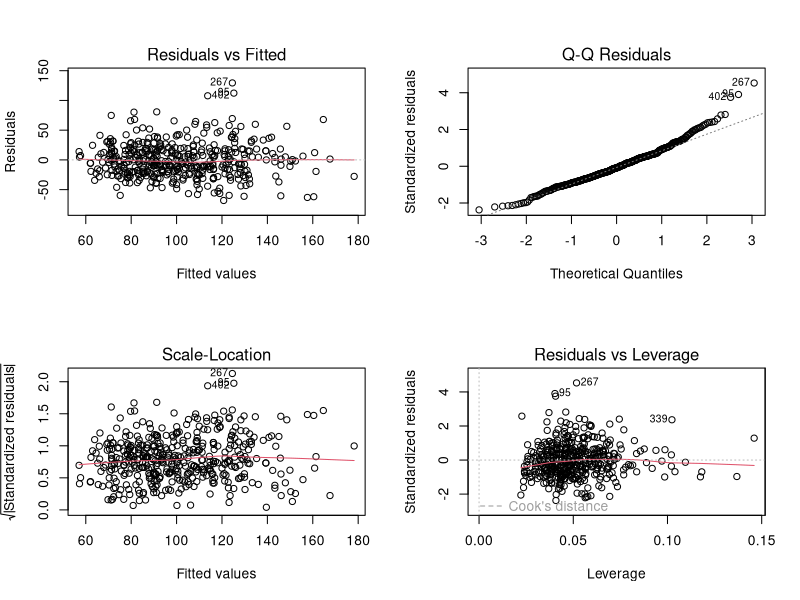
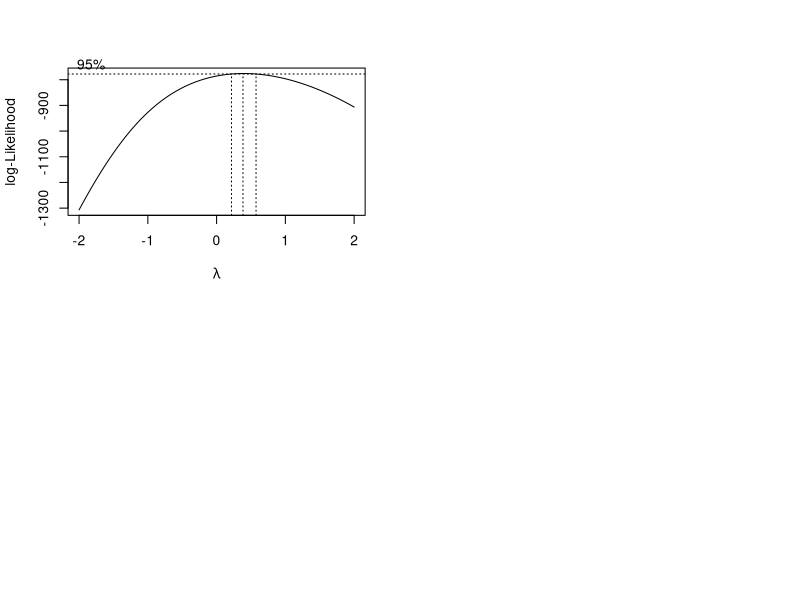
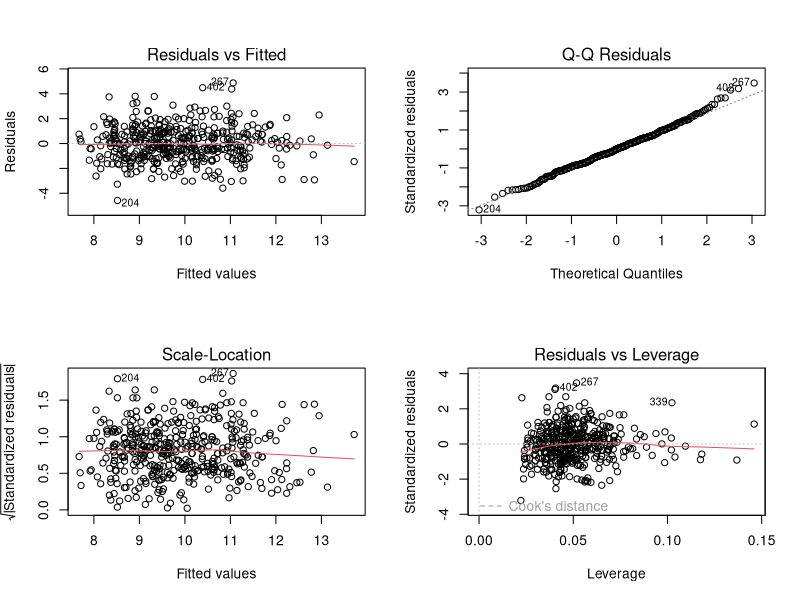
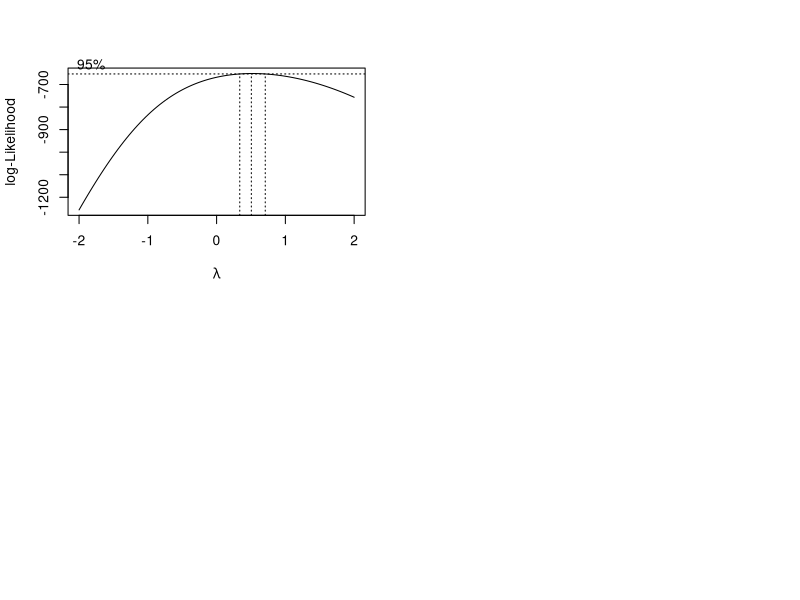
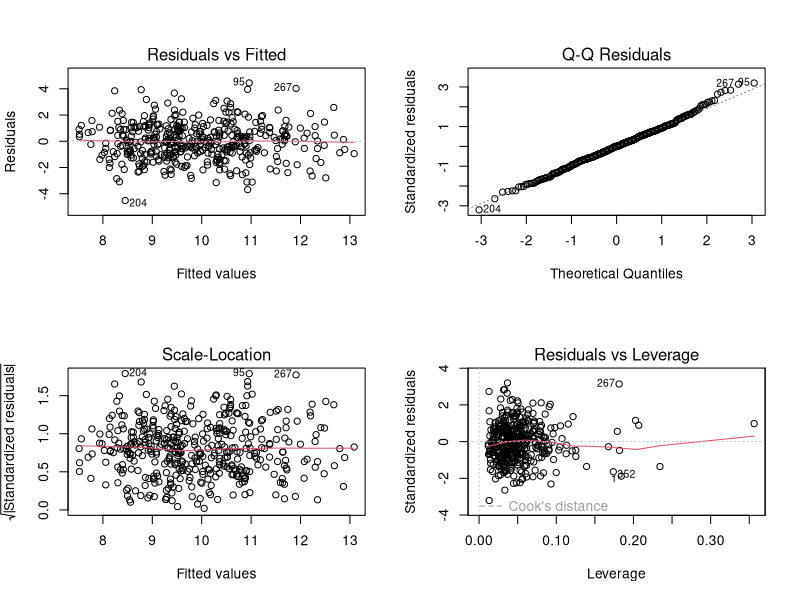
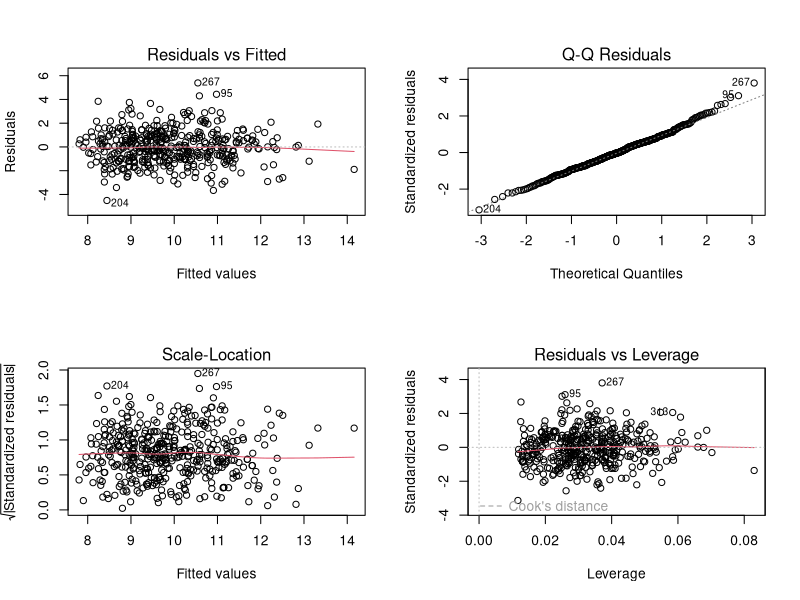
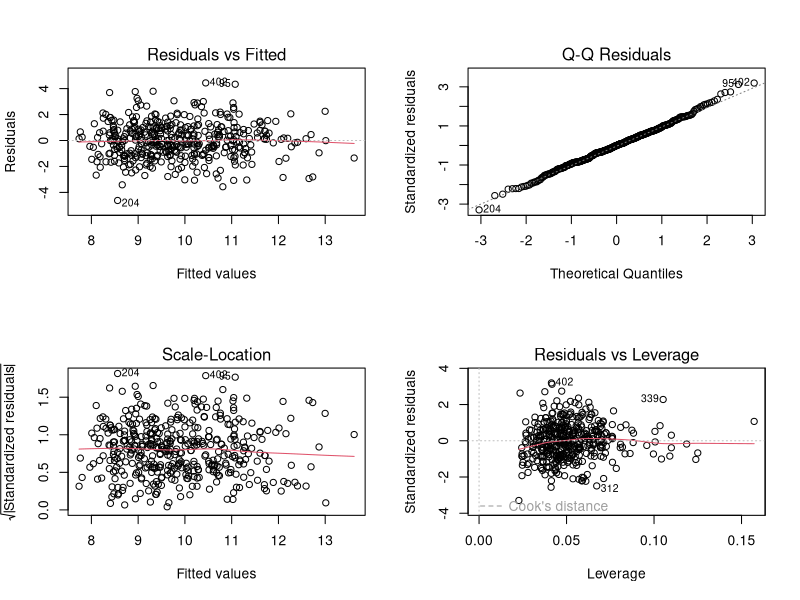
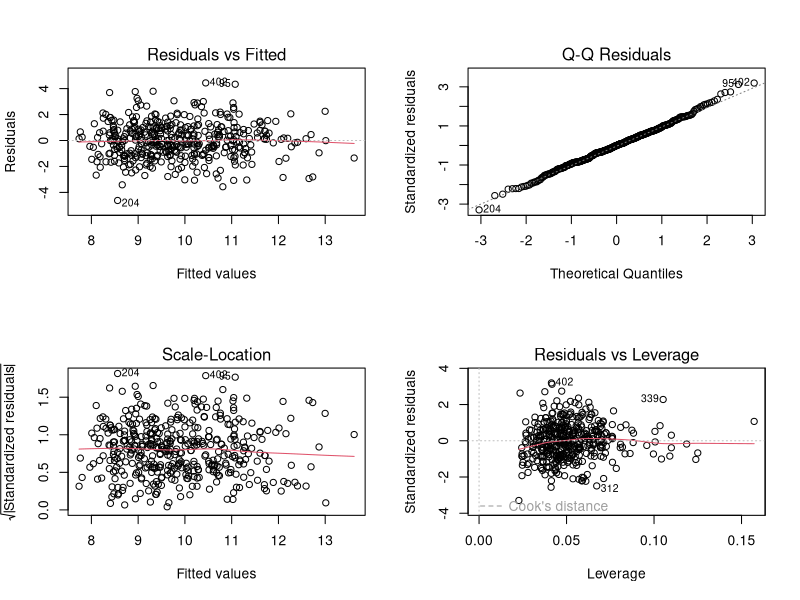

Reproduce these figures in R, in order.
## ---- chunk 1
library(MASS)
library(leaps)
## ---- chunk 2
# import data 
df = read.csv('data/data_clean.csv')
# remove location column
df = df[-4]

df
## ---- chunk 3
# change categorical variables to R Factors
df$size = as.factor(df$size)
df$python = as.factor(df$python)
df$visual_software = as.factor(df$visual_software)
df$ML_software = as.factor(df$ML_software)
df$spark = as.factor(df$spark)
df$aws = as.factor(df$aws)
df$excel = as.factor(df$excel)
df$sql = as.factor(df$sql)
df$sas = as.factor(df$sas)
df$hadoop = as.factor(df$hadoop)
df$degree = as.factor(df$degree)
df$in_CA = as.factor(df$in_CA)
df$senior_status = as.factor(df$senior_status)
## ---- chunk 4
model1 = lm(avg_salary_k~., data=df)
summary(model1)
## ---- chunk 5
# Model diagnostics
par(mfrow=c(2, 2))
plot(model1)
## ---- chunk 6
boxcox(model1, data=df)
## ---- chunk 7
df_sqrtY = df
df_sqrtY$avg_salary_k = sqrt(df$avg_salary_k)
## ---- chunk 8
model1_sqrt = lm(avg_salary_k~., data=df_sqrtY)
summary(model1_sqrt)
## ---- chunk 9
# model diagnostics
par(mfrow=c(2, 2))
plot(model1_sqrt)
## ---- chunk 10
# Second order interaction model
model2 = lm(avg_salary_k~(.)^2, data=df)
summary(model2)
## ---- chunk 11
boxcox(model2, data=df)
## ---- chunk 12
# Second order interaction model
model2_sqrtY = lm(avg_salary_k~(.)^2, data=df_sqrtY)
summary(model2_sqrtY)
## ---- chunk 13
fit0 = lm(avg_salary_k~1, data=df_sqrtY)
step.aic = stepAIC(fit0, scope=list(upper=model2_sqrtY, lower=fit0), trace=FALSE)
step.aic$anova
## ---- chunk 14
# fit selected model
model2_aic = lm(avg_salary_k ~ senior_status + in_CA + python + degree + visual_software + 
    age + rating + sas + aws + ML_software + hadoop + sql + python:aws + 
    in_CA:ML_software + age:ML_software + age:rating + python:rating + 
    visual_software:hadoop + python:hadoop + sas:sql, data=df_sqrtY)
summary(model2_aic)
## ---- chunk 15
# model diagnostics
par(mfrow=c(2, 2))
plot(model2_aic)
## ---- chunk 16
fit0 = lm(avg_salary_k~1, data=df_sqrtY)
step.aic = stepAIC(fit0, scope=list(upper=model1_sqrt, lower=fit0), trace=FALSE)
step.aic$anova
## ---- chunk 17
# fit the selected model
model1_aic = lm(avg_salary_k ~ senior_status + in_CA + python + degree + visual_software + 
    age + rating + sas + aws + ML_software + excel + hadoop, data=df_sqrtY)
summary(model1_aic)
## ---- chunk 18
# model diagnostics
par(mfrow=c(2, 2))
plot(model1_aic)
## ---- chunk 19
#Bonferonni outlier test
library(car)
outlierTest(model1_aic,cutoff=0.05,nmax=15)
## ---- chunk 20
#Cook's distance
library(base)
Cookvalue=4/(length(df$avg_salary_k*summary(model2_aic)$df[2])) #Cook's distance threshold model 2
Cookvalue
cooks.distance(model2_aic)[267] #Cook's distance for our outlier from the Bonferonni test
## ---- chunk 21
# check for points outlying in X
leverage = influence(model2_aic)$hat # leverage values
list=leverage[leverage > 2*length(model2_aic$coefficients)/length(model2_aic$residuals)] #outliers in X
list
Cooks_distances=cooks.distance(model2_aic)[attributes(list)$names] #none of the outliers in X are influential
High_influence_vars=Cooks_distances[Cooks_distances>Cookvalue]
High_influence_vars
## ---- chunk 22
df_out = df_sqrtY[-c(as.numeric(attributes(High_influence_vars)$names)), ]
head(df_out)
## ---- chunk 23
model1N = lm(avg_salary_k~., data=df_out)
summary(model1N)

# Model diagnostics
par(mfrow=c(2, 2))
plot(model1N)
## ---- chunk 24
model1_sqrtN = lm(avg_salary_k~., data=df_out)
summary(model1_sqrtN)
## ---- chunk 25
# model diagnostics
par(mfrow=c(2, 2))
plot(model1_sqrtN)
## ---- chunk 26
# Second order interaction model
model2N = lm(avg_salary_k~(.)^2, data=df_out)
summary(model2N)
## ---- chunk 27
fit0N = lm(avg_salary_k~1, data=df_out)
step.aicN = stepAIC(fit0N, scope=list(upper=model2N, lower=fit0N), trace=FALSE)
step.aicN$anova
## ---- chunk 28
# fit selected model
model2_aicN = lm(avg_salary_k ~ senior_status + in_CA + python + visual_software + 
    degree + rating + sas + age + ML_software + aws + hadoop + 
    sql + in_CA:ML_software + age:ML_software + python:aws + 
    rating:hadoop + visual_software:hadoop + python:hadoop + 
    sas:ML_software, data=df_out)
summary(model2_aicN)
## ---- chunk 29
# model diagnostics
par(mfrow=c(2, 2))
plot(model2_aicN)
